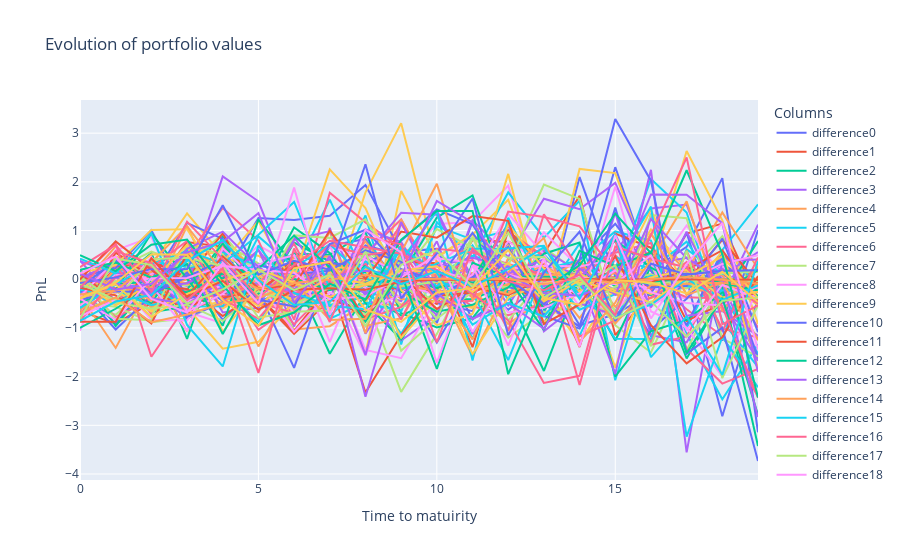

Notebook cell for this chart:
### Code cell
fig = go.Figure()
# Add traces for each column
for column in Reward.columns:
    fig.add_trace(go.Scatter(x=Reward.index, y=Reward[column], mode='lines', name=f"difference{column}"))

# Update layout
fig.update_layout(
    title='Evolution of portfolio values',
    xaxis_title='Time to matuirity',
    yaxis_title='PnL',
    template='plotly',
    legend=dict(title='Columns'),
)

# Show the plot
fig.show()
